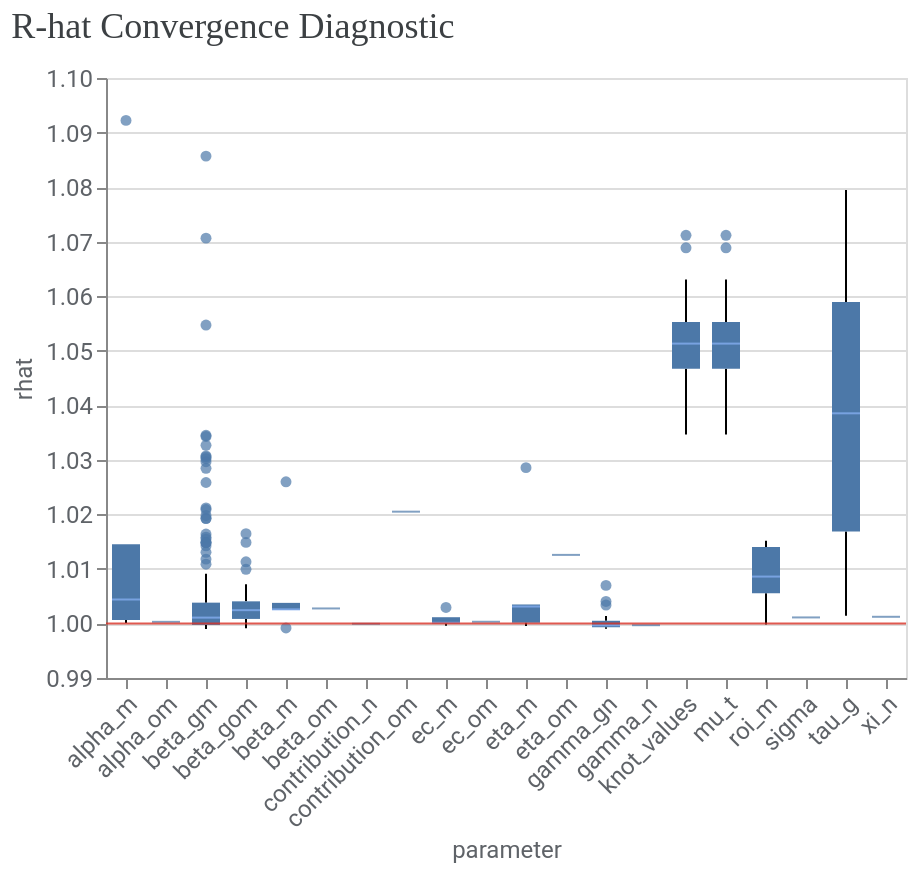

The notebook cell this image was saved under:
### Markdown cell above
## 1. Run the Model Diagnostics

### Code cell
model_diagnostics = visualizer.ModelDiagnostics(mmm)
model_diagnostics.plot_rhat_boxplot()

### Figure 1 — Vega-Lite specification as saved in the notebook (floating-point values rounded to 4 significant figures; data arrays with more than 128 entries replaced by an {"elided": "..."} marker saying what was removed)
{"config": {"view": {"continuousWidth": 300, "continuousHeight": 300}, "axis": {"labelColor": "#5F6368", "labelFont": "Roboto", "labelFontSize": 12, "titleColor": "#5F6368", "titleFont": "Roboto", "titleFontSize": 12, "titleFontWeight": "normal"}}, "layer": [{"data": {"name": "data-ae2bff2a7ce6a5e261ad2260d22e314b"}, "mark": {"type": "boxplot", "median": {"color": "#8AB4F8"}, "outliers": {"filled": true}}, "encoding": {"x": {"axis": {"labelAngle": -45}, "field": "parameter", "type": "nominal"}, "y": {"field": "rhat", "scale": {"zero": false}, "type": "quantitative"}}}, {"data": {"name": "empty"}, "mark": {"type": "rule", "color": "#D93025", "opacity": 0.8}, "encoding": {"y": {"datum": 1}}}], "title": {"text": "R-hat Convergence Diagnostic", "anchor": "start", "color": "#3C4043", "font": "Google Sans Display", "fontSize": 18, "fontWeight": "normal", "offset": 10}, "width": 400, "$schema": "https://vega.github.io/schema/vega-lite/v6.1.0.json", "datasets": {"data-ae2bff2a7ce6a5e261ad2260d22e314b": {"elided": "665 records"}, "empty": [{}]}}
